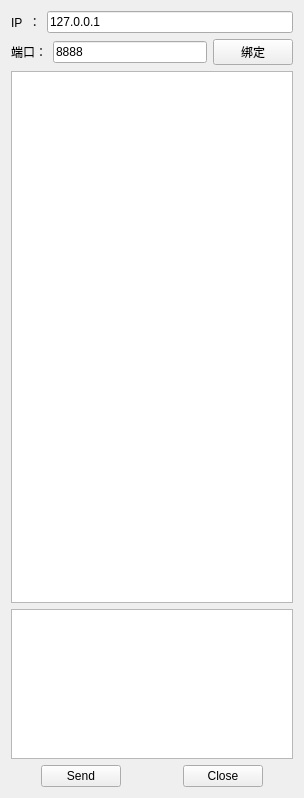
<?xml version="1.0" encoding="UTF-8"?>
<ui version="4.0">
 <class>Widget</class>
 <widget class="QWidget" name="Widget">
  <property name="geometry">
   <rect>
    <x>0</x>
    <y>0</y>
    <width>304</width>
    <height>798</height>
   </rect>
  </property>
  <property name="windowTitle">
   <string>Widget</string>
  </property>
  <layout class="QVBoxLayout" name="verticalLayout_2">
   <item>
    <layout class="QVBoxLayout" name="verticalLayout">
     <item>
      <layout class="QHBoxLayout" name="horizontalLayout_2">
       <item>
        <widget class="QLabel" name="label">
         <property name="text">
          <string>IP  ：</string>
         </property>
        </widget>
       </item>
       <item>
        <widget class="QLineEdit" name="ipLineEdit">
         <property name="text">
          <string>127.0.0.1</string>
         </property>
        </widget>
       </item>
      </layout>
     </item>
     <item>
      <layout class="QHBoxLayout" name="horizontalLayout_3">
       <item>
        <widget class="QLabel" name="label_2">
         <property name="text">
          <string>端口：</string>
         </property>
        </widget>
       </item>
       <item>
        <widget class="QLineEdit" name="portLineEdit">
         <property name="text">
          <string>8888</string>
         </property>
        </widget>
       </item>
       <item>
        <widget class="QPushButton" name="boundPushButton">
         <property name="text">
          <string>绑定</string>
         </property>
        </widget>
       </item>
      </layout>
     </item>
    </layout>
   </item>
   <item>
    <widget class="QTextEdit" name="textEditRead">
     <property name="readOnly">
      <bool>true</bool>
     </property>
    </widget>
   </item>
   <item>
    <widget class="QTextEdit" name="textEditWrite">
     <property name="sizePolicy">
      <sizepolicy hsizetype="Expanding" vsizetype="Expanding">
       <horstretch>0</horstretch>
       <verstretch>0</verstretch>
      </sizepolicy>
     </property>
     <property name="maximumSize">
      <size>
       <width>16777215</width>
       <height>150</height>
      </size>
     </property>
    </widget>
   </item>
   <item>
    <layout class="QHBoxLayout" name="horizontalLayout">
     <item>
      <spacer name="horizontalSpacer_2">
       <property name="orientation">
        <enum>Qt::Horizontal</enum>
       </property>
       <property name="sizeType">
        <enum>QSizePolicy::Minimum</enum>
       </property>
       <property name="sizeHint" stdset="0">
        <size>
         <width>30</width>
         <height>20</height>
        </size>
       </property>
      </spacer>
     </item>
     <item>
      <widget class="QPushButton" name="pushButtonSend">
       <property name="text">
        <string>Send</string>
       </property>
      </widget>
     </item>
     <item>
      <spacer name="horizontalSpacer">
       <property name="orientation">
        <enum>Qt::Horizontal</enum>
       </property>
       <property name="sizeHint" stdset="0">
        <size>
         <width>40</width>
         <height>20</height>
        </size>
       </property>
      </spacer>
     </item>
     <item>
      <widget class="QPushButton" name="pushButtonClose">
       <property name="text">
        <string>Close</string>
       </property>
      </widget>
     </item>
     <item>
      <spacer name="horizontalSpacer_3">
       <property name="orientation">
        <enum>Qt::Horizontal</enum>
       </property>
       <property name="sizeType">
        <enum>QSizePolicy::Minimum</enum>
       </property>
       <property name="sizeHint" stdset="0">
        <size>
         <width>30</width>
         <height>20</height>
        </size>
       </property>
      </spacer>
     </item>
    </layout>
   </item>
  </layout>
 </widget>
 <layoutdefault spacing="6" margin="11"/>
 <resources/>
 <connections/>
</ui>
